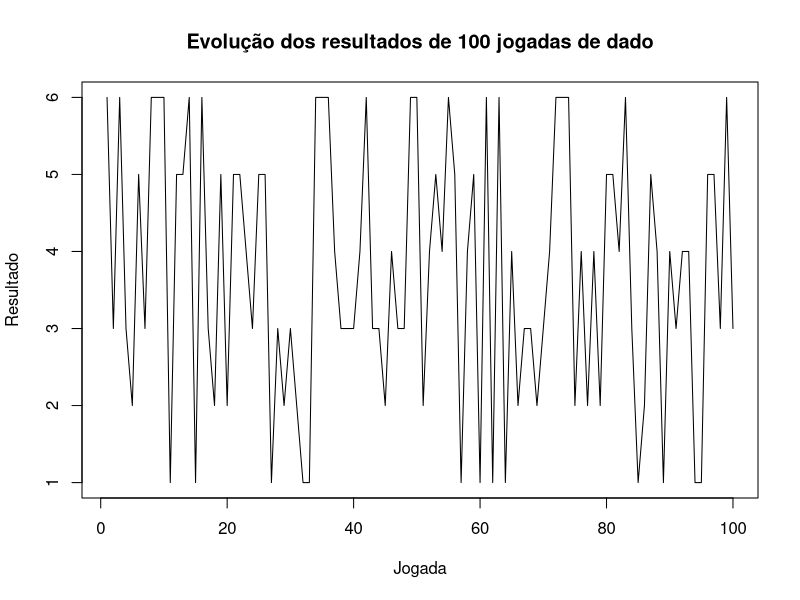
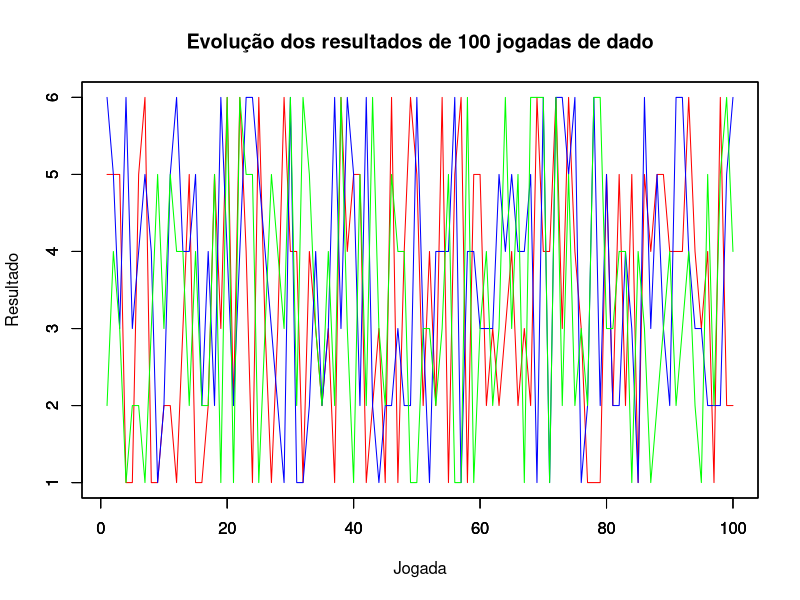

The R script that drew these images, in order:
## ---- chunk 1
knitr::opts_chunk$set(echo = TRUE)
## ---- chunk 2
d <- c(1,2,3,4,5,6)
plot(c(1:100),sample(d,100,replace=TRUE), type="l", main="Evolução dos resultados de 100 jogadas de dado", xlab="Jogada", ylab="Resultado")
## ---- chunk 3
d <- c(1,2,3,4,5,6)
plot(c(1:100),sample(d,100,replace=TRUE), type="l", col="red", main="Evolução dos resultados de 100 jogadas de dado", xlab="Jogada", ylab="Resultado")
par(new=TRUE)
plot(c(1:100),sample(d,100,replace=TRUE), type="l", col="blue", xlab="", ylab="")
par(new=TRUE)
plot(c(1:100),sample(d,100,replace=TRUE), type="l", col="green", xlab="", ylab="")
## ---- chunk 4
# Criar lista de caracteres:
c <- c(letters, ' ', '.', ',')
## ---- chunk 5
lista <- sample(c,100,replace=TRUE)
paste(lista, collapse='')
## ---- chunk 6
corpus <- "Houve, uma vez, um camponês que tinha um filho do tamanho de um polegar mas, ao chegar à adolescência, não tinha crescido nem uma linha mais.
Certa vez, em que o camponês se dispunha a sair para o campo e arar a terra, o pimpolho chegou-se a ele e disse:
- Pai, leva-me contigo!
- Queres ir ao campo? - perguntou o pai, - é melhor ficares aqui; lá não ajudas nada e além disso poderias perder-te.
Polegarzinho, então, pôs-se a chorar. Para que não o amolasse mais, o camponês meteu-o no bolso e levou-o consigo. Chegando ao campo, tirou o pequeno do bolso e acomodou-o num sulco recém-aberto, deixando-o lá sentado; nisso veio descendo da montanha um enorme gigante e o pai, apontando-o, disse ao menino, pondo-lhe medo para que ficasse quietinho:
- Estás vendo aquele monstro? Ele vem buscar-te!
Com as longas pernas, o gigante em dois passos chegara junto deles; com dois dedos ergueu delicadamente Polegarzinho, examinou-o bem e, sem proferir palavra, levou-o embora. De tão assustado, o pai ficara imóvel sem abrir a boca, pensando que acabava de perder o filhinho e que jamais o tornaria a ver nesta vida.
Entretanto, o gigante levou o pequeno para casa, mandando a mulher que o amamentasse; graças a isso Polegarzinho cresceu rapidamente, tornando-se grande e forte como os gigantes. Decorridos dois anos, o gigante velho levou-o à floresta, querendo experimentá-lo, e disse:
- Arranca uma varinha para ti.
O rapaz era já tão forte que arrancou da terra uma árvore com raiz e tudo. Mas o gigante não ficou satisfeito e disse:
- Deves fazer coisa melhor.
Voltou com ele para casa e sua mulher amamentou-o por mais dois anos. Na segunda prova, a força do rapaz havia aumentado a ponto de lhe permitir que arrancasse uma velha árvore troncuda. Mas, nem assim, o gigante se satisfez; entregou-o novamente á mulher por mais dois anos ainda, findos os quais levo-o á floresta, dizendo-lhe:
- Arranca uma boa vara que preste!
Dessa vez, o rapaz arrancou um enorme carvalho como se estivesse brincando.
- Bem, - disse o gigante, - agora chega; já estás habilitado.
E levou o rapaz de volta ao campo, onde o havia encontrado. O camponês lá estava empurrando o velho arado. Então o rapaz dirigiu-se a ele, dizendo:
- Olha meu pai, que homenzarrão se tornou teu filho!
O camponês espantou-se e exclamou:
- Não, tu não é o meu filho; nada quero contigo, vai-te embora.
- Sou realmente teu filho! Deixa-me trabalhar, sei arar tão bem ou melhor do que tu.
- Não, não; tu não és meu filho e não sabes arar coisa nenhuma; vai-te embora.
Mas, estando com medo daquele homenzarrão, largou o arado, afastou-se e foi sentar-se à margem do campo. Então o rapaz pegou no arado, segurou-o com uma só mão, mas tão fortemente que o mesmo afundou na terra. Vendo aquilo o camponês não se conteve e gritou:
- Se de fato queres arar, não deves imprimir tanta força, pois só farias um trabalho mal feito.
O rapaz, como resposta, desatrelou os cavalos e posse a puxar sozinho o arado, dizendo:
- Podes voltar para casa, meu pai. Não te esqueças de dizer à minha mãe que prepara um belo caldeirão de comida para o jantar, enquanto isso acabarei de arar o campo.
Voltando para casa, o camponês mandou a mulher preparar o jantar, enquanto o rapaz arava sozinho aquela grande extensão de terra; depois, pegou na grade e num breve lapso de tempo destorroou o campo. Uma vez terminado o trabalho, dirigiu-se a um bosque ali perto, arrancou dois carvalhos, colocou-os às costas, pondo por cima deles as grades, por cima das grades o arado, os cavalos e tudo o mais, e, como se estivesse carregando um feixe de palhas, levou tudo para casa.
Quando chegou no quintal da casa, a mãe não o reconheceu e perguntou;
- Quem é aquele homenzarrão espantoso?
- Ê nosso filho, - respondeu o camponês.
- Não, - disse ela, - não pode ser nosso filho. Jamais tivemos um filho tão grande; o nosso era um tiquinho.
E gritou-lhe da janela:
-Vai-te embora, não te queremos aqui.
O rapaz não respondeu, levou os cavalos para a estrebaria, deu-lhes feno e aveia como era preciso, depois foi para a sala e sentando-se no banco disse:
- Mãe, estou com fome, já está pronta a comida?
A mãe trouxe para a mesa dois pratos enormes e tão cheios, que daria para alimentar o casal durante oito dias. Mas o rapaz devorou tudo sozinho num instante e ainda perguntou se não havia mais.
- Não, isso é tudo o que temos.
- Isso foi apenas a amostra, para mim é preciso muito mais.
Com receio dele a mãe pês no fogo o caldeirão com que fazia comida para os porcos, cheio até transbordar, e, quando a comida ficou pronta, serviu-a.
- Até que enfim chegam mais algumas migalhas! - disse o rapaz. E comeu tudo, mais ainda não era o suficiente para matar-lhe a fome. Então, disse:
- Meu pai, bem vejo que na tua casa nunca conseguirei matar a fome; queres arranjar-me um cajado de ferro, bem forte, que eu não possa quebrá-lo sobre os joelhos? Depois ir-me-ei embora daqui.
O camponês alegrou-se; atrelou os dois cavalos no carro e foi à casa do ferreiro buscar uma barra tão grande e grassa que os cavalos mal apenas podiam transportar. O rapaz pegou-a e, com o joelho, partiu-a pelo meio como se fora uma frágil bengala e atirou-a fora.
Então o pai atrelou quatro cavalos no carro e foi buscar uma barra de ferro tão grossa que os quatro cavalos quase não podiam transportar. E, novamente, o filho partiu-a, com o joelho, em dois pedaços; jogando-a fora, disse:
- Meu pai, isto é pouco; é preciso atrelar mais cavalos e ir buscar uma barra mais forte.
O pai, então, atrelou oito cavalos e foi buscar uma barra tão grossa e forte que os oito cavalos quase não podiam transportar. Quando o filho pegou na mão essa barra, logo quebrou-lhe uma das pontas.
- Vejo, meu pai que não consegues arranjar-me o cajado adequado, portanto não ficarei mais aqui.
Foi-se embora, fazendo-se passar por um ajudante de ferreiro. Assim chegou a uma aldeia onde morava um ferreiro tremendamente avarento, que nunca dava nada a ninguém e tudo queria para si; o rapaz entrou na ferraria perguntando se não necessitavam de um bom ajudante. O ferreiro contemplou-o de alto abaixo, depois disse:
- Sim, estou precisando de um, - e pensava consigo mesmo: Este é um mocetão vigoroso, deve ser capaz de bater o malho com força e ganhar honestamente o pão!
- Quanto queres ganhar? - perguntou-lhe.
- Não quero salário algum. - respondeu o moço; - quero somente que me permitas dar-te, em cada quinzena, quando pagas os outros empregados, dois pontapés para ver se aguentas.
O avarento ficou bem satisfeito com a proposta, achando que economizaria um bom dinheiro.
Na manhã seguinte, o novo ajudante foi encarregado de bater o malho, mas, quando o oficial-ferreiro manejou o ferro incandescente, o rapaz assestou-lhe tal golpe de malho que o reduziu a migalhas e, ainda por cima, enterrou a bigorna no chão, tão profundamente que nunca mais foi possível desenterrá-la. Terrivelmente zangado com isso, o ferreiro disse-lhe:
- Olá, rapaz vejo que não podes servir; és muito desastrado e bates com demasiada violência. Quanto queres por aquele único golpe?
O rapaz respondeu:
- Quero apenas que me deixes dar-te um levíssimo pontapé, e nada mais.
O homem concordou; então, levantando a perna, o rapaz assestou-lhe tamanho pontapé que o outro voou além de quatro carros de feno. Depois escolheu a barra mais forte que encontrou na oficina e, servindo-se dela como de um cajado, foi-se embora.
Andou um pouco, sem direção certa, até que avistou uma granja; foi até lá e perguntou ao administrador se não estava precisando de um feitor.
- Estou, sim - respondeu o outro; - tu me pareces forte e decidido, capaz de fazer bom trabalho. Quanto queres ganhar por ano?
Ele respondeu que não queria salário algum; queria apenas que lhe permitisse dar-lhe três pontapés por ano, mas que os deveria aguentar.
O administrador, que também era um grande avarento, aceitou a proposta. Na manha seguinte, os empregados deviam ir cortar lenha na floresta; já estavam todos levantados e prontos para partir, só o rapaz continuava ainda dormindo. Então, um deles gritou-lhe:
- Ei, levanta, já está na hora, seu preguiçoso! Temos de ir rachar lenha na floresta e tu também tens que vir conosco.
- Podem ir, - grunhiu impaciente o rapaz; - chegarei antes de todos.
Não se conformando, os empregados foram ter com o administrador, queixando-se do feitor que ainda estava na cama e não queria ir com eles. O administrador mandou que o chamassem, novamente, para que fosse atrelar os cavalos; mas o dorminhoco repetiu:
- Podeis ir adiante; sempre chegarei antes de todos.
E continuou a dormir mais umas duas horas e depois levantou-se. Antes de ir trabalhar, ainda foi ao celeiro buscar dois alqueires de ervilha e com elas preparou um excelente mingau. Muito sossegadamente comeu o mingau e depois foi atrelar os cavalos e dirigiu-se para a floresta, mas, pura chegar lá, tinha de passar por um estreito desfiladeiro; fez passar primeiro o carroção, em seguida voltou atrás e arrancando algumas árvores fez com elas uma barricada que impedia a passagem de qualquer cavalo. Depois, foi indo e, quando chegou à floresta, os companheiros já vinham de volta com os carros carregados de lenha. O rapaz tornou a repetir:
- Podeis ir; sempre chegarei antes.
Não se deu ao trabalho de penetrar muito na floresta, arrancou algumas árvores como se fossem gravetos, por aí mesmo, carregou-as no carro e voltou. Ao chegar onde estava a barricada, os companheiros estavam lá sem poder passar, pois a barricada obstruia-lhes o caminho.
- Estais vendo, - disse ele; - se tivésseis ficado comigo chegaríeis todos na mesma hora, com a vantagem de dormir um pouco mais.
Foi tocando os cavalos, mas estes não conseguiram passar; então desceu do carro, desatrelou os cavalos, embarcando-os junto com a lenha, pegou nos varais e, com todo aquele peso, passou com a mesma facilidade como se estivesse puxando um carro de plumas. Transposto o obstáculo, voltou-se e disse aos outros:
- Vistes? Passei mais depressa que todos.
Continuou o caminho tranquilamente, enquanto que os companheiros ficaram lá parados resolvendo os próprios problemas. Entrando no terreiro da casa, o rapaz agarrou uma daquelas árvores enormes com uma só mão e, mostrando-a ao administrador, disse:
- Não é uma boa tora?
O administrador virou-se para a mulher, exclamando:
- Esse camarada é bom mesmo! Embora durma mais do que os outros, ainda assim chega primeiro.
O rapaz trabalhou na granja durante um ano, findo o qual o administrador distribuiu o salário aos outros empregados; - então o rapaz disse que chegara o momento de ajustar também as contas. Mas agora o administrador estava com medo de receber os pontapés convencionados e pediu-lhe, encarecidamente, que o perdoasse. A ter de receber os pontapés, preferia que o rapaz se tornasse administrador e ele simples feitor.
- Não, - respondeu o moço, - não quero ser administrador; sou e continuarei sendo feitor, mas faço questão de executar o que foi combinado.
O administrador propôs dar-lhe tudo o que ele quisesse, mas em vão. O rapaz não quis aceitar coisa alguma. O administrador, não sabendo para que santo apelar, pediu-lhe então que prorrogasse o pagamento por uns quinze dias, para ter tempo de refletir.
O feitor consentiu. Então o administrador reuniu todos os escrivães para que o ajudassem a resolver a questão. Os escrivães meditaram, profundamente, e acabaram concluindo que, com esse feitor ali, ninguém tinha a vida segura, pois ele mataria qualquer pessoa como se fosse minúsculo mosquito. Aconselharam-no a que o mandasse limpar o poço e, quando ele estivesse no fundo fazendo a limpeza, eles aproveitariam para atirar-lhe na cabeça a mó que estava aí porto e assim o perigoso rapaz não voltaria nunca mais a ver a luz do sol!
Tal conselho agradou ao administrador que mandou sem mais demora o rapaz limpar o poço, o qual obedeceu e entrou nele. Enquanto estava lá no fundo trabalhando, os outros rolaram depressa a grande mó deixando-a cair no poço, certos de lhe terem esmigalhado o crânio; mas ele gritou.
- Enxotem as galinhas daí. Elas ficam ciscando perto do poço e me jogam areia nos olhos, cegando-me a vista.
Então o administrador, vendo que as mós não faziam efeito, fingiu tocar as galinhas fazendo: xó, xó.
Terminado o trabalho, o feitor saiu do poço, dizendo:
- Olha que belo colar eu tenho!
Era, simplesmente, a mó que tinha enfiada no pescoço.
Já se esgotara o prazo determinado; então, o rapaz exigiu que fosse efetuado o pagamento, mas o administrador pediu outra prorrogação de quinze dias e convocou nova reunião dos escrivães para que o ajudassem; estes o aconselharam a que mandasse o feitor ao moinho enfeitiçado, durante a noite, para moer o grão, pois era sabido que quem passasse a noite lá não saia vivo.
O administrador achou a ideia ótima e, nessa mesma tarde, deu ordens ao feitor para que levasse oito alqueires de grão ao moinho e o moesse durante a noite, alegando que tinha grande urgência disso.
O feitor obedeceu. Foi ao celeiro, pôs dois alqueires de grão no bolso direito, dois no bolso esquerdo e os outro quatro numa sacola, pendendo metade nas costas e metade na frente; assim carregado foi para o moinho enfeitiçado.
Lá, o moleiro contou-lhe que durante o dia podia moer à vontade, mas à noite era impossível, porque o moinho estava embruxado e quem nele entrasse de noite, de manhã seria encontrado morto. Mas o rapaz disse com otimismo:
- Eu darei um jeito. Quanto a vós, podeis descansar as orelhas no travesseiro e dormir sossegadamente.
Em seguida, entrou no moinho, despejou o grão na canoura e, por volta das onze horas, foi sentar-se no quarto ao lado. Depois de certo tempo que estava aí sentado tranquilamente, abriu-se inopinadamente a porta e por ela foi entrando uma grande mesa, enorme. Depois foi aparecendo sobre a mesa vinhos, assados e muitos outros petiscos deliciosos. As cadeiras achegaram-se sozinhas junto da mesa, mas não viu ninguém sentar-se e, de repente, viu uma porção de dedos manejando facas e garfos e servindo comida nos pratos, sem que aparecesse ninguém.
O rapaz, que estava com uma fome de lobo, vendo toda aquela comida não hesitou, sentou-se junto da mesa e comeu com o maior apetite. Quando acabaram de comer e todos os pratos estavam vazios, apagaram-se as luzes, reinando a maior escuridão. Ouviu alguém chamando-o e, logo depois, recebeu uma forte bofetada em pleno rosto. Então protestou:
- Se isto se repetir, eu também começarei a distribuir bofetadas a torto e a direito.
A segunda bofetada não se fez esperar; então, ele posse a distribuir sopapos com u maior boa vontade do mundo, continuando assim a noite inteira. Não recebeu nenhuma grátis; todas que lhe chegavam recebiam o troco dobrado. E quando, finalmente, raiou o dia, cessou todo aquele pandemônio. Ao levantar-se da cama, o moleiro foi logo para o moinho, querendo saber que fim tinha levado o rapaz e, vendo-o ainda vivo e são, ficou tão espantado que quase caiu de costas.
- Comi tanto e tão bem como nunca na minha vida, - disse-lhe o rapaz. - É verdade que levei uma boa dose de bofetadas, mas também as retribui com gosto.
O moleiro não cabia em si de alegria, pois, com essa façanha, o moinho libertara-se do feitiço e desejou dar-lhe muito dinheiro para recompensá-lo de tudo. Mas o rapaz disse-lhe:
- Não aceito dinheiro, já tenho suficiente.
Em seguida, carregando os sacos de farinha nas costas, voltou para a granja e foi dizer ao administrador que, tendo executado as ordens, vinha cobrar o pagamento antes combinado.
O pobre administrador, diante disso, quase morreu de susto. Completamente desatinado, andava de cá para lá na sala, o suor escorrendo-lhe do rosto. Sentiu necessidade de respirar um pouco de ar fresco e dirigiu-se à janela, abrindo-a de par em par; mas, quando menos o esperava, o feitor assestou-lhe tamanho pontapé que o atirou fora da janela, fazendo-o voar tão longe, tão longe que nunca mais o viram. Feito isto, o feitor disse à mulher do administrador:
- Se ele não voltar, terás que receber em seu lugar o segundo pontapé.
- Não, não, - gritou ela assustada; - eu não aguentaria.
E aproximou-se da janela, porque o suor lhe banhava o rosto. Ele aproveitou a oportunidade e deu-lhe, com força, o segundo pontapé, fazendo-a voar pelos ares, e, sendo ela mais leve que o marido, foi para muito mais longe ainda.
O marido gritou-lhe de onde estava:
- Vem junto de mim!
- Eu não posso, - gritou ela, - vem tu perto de mim!
E assim, librando-se no espaço, lá ficaram sem poder um alcançar o outro.
Se ainda estão lá, não sei; só sei que o jovem gigante pegou no cajado de ferro e continuou a correr mundo."
## ---- chunk 7
# Vetor de Caracteres a partir do corpus
car <- strsplit(corpus, split="")[[1]]
## ---- chunk 8
# Criar a matriz e converter em data.frame
tabela <- data.frame(cbind(car[1:length(car)-1],car[2:length(car)]))
# Dar nomes 'i' e 'j' às colunas:
colnames(tabela) <- c('i','j')
# Mostrar primeiras 10 linhas:
tabela[1:10,]
## ---- chunk 9
gerar.texto <- function(n) {
  # Escolher aleatoriamente uma linha da tabela:
  l <- sample(c(1:nrow(tabela)),1)
  # Capturar o elemento e seguinte:
  e <- tabela$j[l]
  # Criar string
  s <- ""
  # Repetir n vezes
  for (i in 1:n) {
    # Anotar na string o elemento e:
    s <- paste(s,e,sep="")
    # Escolher, aleatoriamente uma linha que tenha o elemento e
    # na primeira coluna e capturar o elemento seguinte
    e <- sample(tabela[tabela$i==e,2],1)
  }
  # Retornar a string
  s
}
# Chamar a função com 100 caracteres
gerar.texto(100)
## ---- chunk 10
# Substituir sinais de quebra de linha por " "
corpus.novo <- gsub("\n"," ",corpus) 
# Substituir sinais de pontuação por ""
corpus.novo <- gsub("[.,;:!?]","",corpus.novo)
# Obter o vetor de palavras
pal <- strsplit(corpus.novo," ")[[1]]
# Excluir strings vazias do vetor
pal <- setdiff(pal, "")
# 100 primeiras palavras
pal[1:100]
## ---- chunk 11
tabela <- data.frame(cbind(pal[1:length(pal)-1],pal[2:length(pal)]))
colnames(tabela) <- c("i","j")
tabela[1:10,]
## ---- chunk 12
gerar.texto <- function(n) {
  # Escolher aleatoriamente uma linha da tabela:
  l <- sample(c(1:nrow(tabela)),1)
  # Capturar o elemento e seguinte:
  e <- tabela$j[l]
  # Criar string
  s <- ""
  # Repetir n vezes
  for (i in 1:n) {
    # Anotar na string o elemento e:
    s <- paste(s,e,sep=" ")
    # Escolher, aleatoriamente uma linha que tenha o elemento e
    # na primeira coluna e capturar o elemento seguinte
    e <- sample(tabela[tabela$i==e,2],1)
  }
  # Retornar a string
  s
}
# Chamar a função com 100 caracteres
gerar.texto(100)
